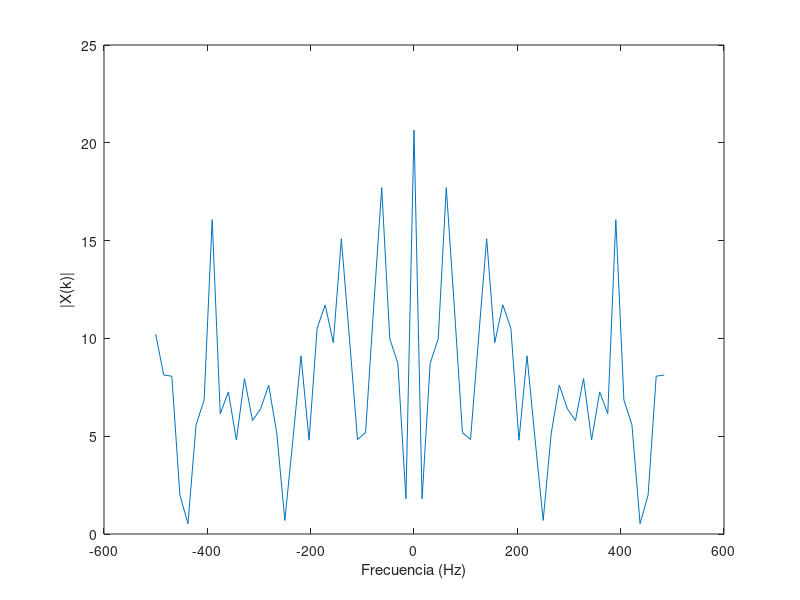

Write MATLAB code to recreate this figure. (Note: this script raises an error after producing the figure.)
%%%%%%%%%%%%%%%%%%%%%%%%%%%%%%%%%%%%%%%%%%%%%%%%%%%%%%%%%%%%
%%%%%%%%%%%%%%  PARTE 1: Convolución Circular %%%%%%%%%%%%%%
%%%%%%%%%%%%%%%%%%%%%%%%%%%%%%%%%%%%%%%%%%%%%%%%%%%%%%%%%%%%

% PREGUNTA 1

% Parámetros
N = 64;        % Longitud de x[n], puede ajustarse
Ts = 1e-3;     % Periodo de muestreo

% Generar señal aleatoria x[n]
x = randn(N, 1);

% Calcular su espectro X(k)
X = fftshift(fft(x));

% Vector de frecuencia para graficar
Fs = 1/Ts;
f = (-N/2:N/2-1)*(Fs/N);

% plot del espectro de x[n]
figure;
plot(f, abs(X));
xlabel("Frecuencia (Hz)");
ylabel("|X(k)|");
xline(0)
title("Espectro de x[n]");


% PREGUNTA 2

% Respuesta al impulso del canal h[n]
h = [-0.1, 0.3, -0.5, 0.7, -0.9, 0.7, -0.5, 0.3, -0.1]';

% Llenamos con ceros h[n] hasta longitud N
h_padded = [h; zeros(N - length(h), 1)];

% Calculamos su espectro H(k)
H = fftshift(fft(h_padded));

% Plot del espectro de h[n]
figure;
plot(f, abs(H));
xlabel("Frecuencia (Hz)");
ylabel("|H(k)|");
title("Espectro de h[n]");


% PREGUNTA 3

% Convolución lineal
y = conv(x, h);

% Calcular su FFT de N puntos
Y = fftshift(fft(y, N));

% Plot del espectro de y[n]
figure;
plot(f, abs(Y));
xlabel("Frecuencia (Hz)");
ylabel("|Y_L(k)|");
title("Espectro de y_L[n] (Convolución Lineal)");


% PREGUNTA 4

% Convolución circular
yc = cconv(x, h, N);  % Convolución circular de N puntos

% Calcular su espectro Yc(k)
Yc = fftshift(fft(yc));

% Plot del espectro de yc[n]
figure;
plot(f, abs(Yc));
xlabel("Frecuencia (Hz)");
ylabel("|Y_c(k)|");
title("Espectro de y_c[n] (Convolución Circular)");


% PREGUNTA 5

% Calcular el producto X(k) * H(k)
XH = X .* H;

% Comparación entre X(k)*H(k) y Y(k)
figure;
subplot(1,2,1);
plot(f, abs(XH), f, abs(Y));
xlabel("Frecuencia (Hz)");
ylabel("Magnitud");
title("Comparación de X(k)*H(k) y Y_L(k)");
legend("|X(k)*H(k)|", "|Y_L(k)|");

% Comparación entre X(k)*H(k) y Yc(k)
subplot(1,2,2);
plot(f, abs(XH), f, abs(Yc));
xlabel("Frecuencia (Hz)");
ylabel("Magnitud");
title("Comparación de X(k)*H(k) y Y_c(k)");
legend("|X(k)*H(k)|", "|Y_c(k)|");


% PREGUNTA 6

% Longitud del prefijo cíclico (debe ser >= longitud de h[n]-1)
L = length(h) - 1;

% Construir prefijo cíclico a partir de las últimas L muestras de x[n]
cyclic_prefix = x(end-L+1:end);

% Extender x[n] con prefijo cíclico
x_ext = [cyclic_prefix; x];

figure;
hold on;
plot(-L:N-1, x_ext, "b")
plot(0:N-1, x, "r");
xlabel("n");
ylabel("x[n]");
legend("x_{ext}[n]", "x[n]");
title("Señal x[n] y x_{ext}[n] con Prefijo Cíclico");
hold off;


% PREGUNTA 7

% Longitud óptima del prefijo cíclico es L = length(h) - 1
fprintf("Longitud elegida del prefijo cíclico: %d\n", L);

% Convolución lineal con la señal extendida
y_ext = conv(x_ext, h);

% Eliminar las primeras L muestras para extraer el resultado de la convolución circular
yc_extracted = y_ext(L+1:L+N);


figure;
hold on;
plot(-L:N+L-1, y_ext, "b")
plot(0:N-1, yc_extracted, "r");
xlabel("n");
ylabel("x[n]");
xlim([-L, N+L-1])
legend("y_{ext}[n]", "y_c[n]");
title("Convolución circular extraída de la lineal");
hold off;

Yc_extracted = fftshift(fft(yc_extracted));

% Comparación entre X(k)*H(k) y Yc(k) extraído
figure;
plot(f, abs(XH), f, abs(Yc_extracted));
xlabel("Frecuencia (Hz)");
ylabel("Magnitud");
legend("|X(k)*H(k)|", "|Y_{c,extracted}(k)|");
title("Comparación de X(k)*H(k) y Y_{c,extracted}(k)");
